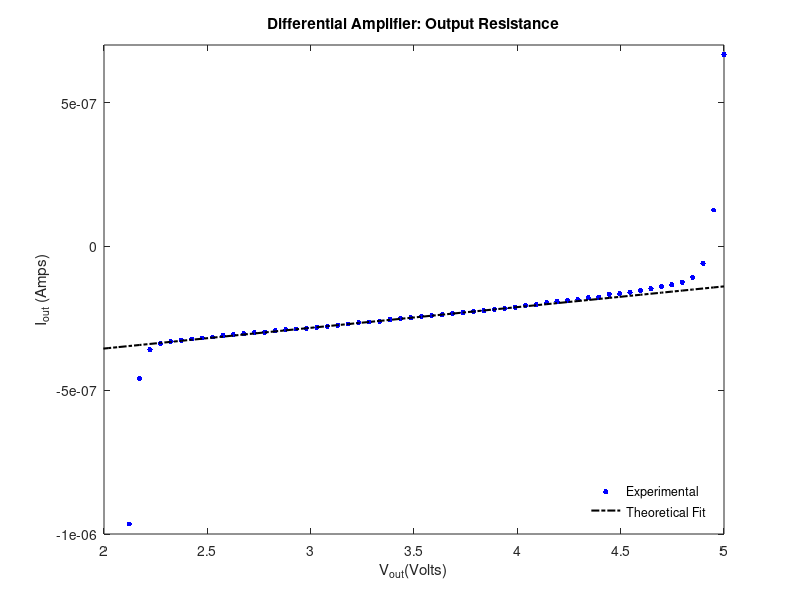
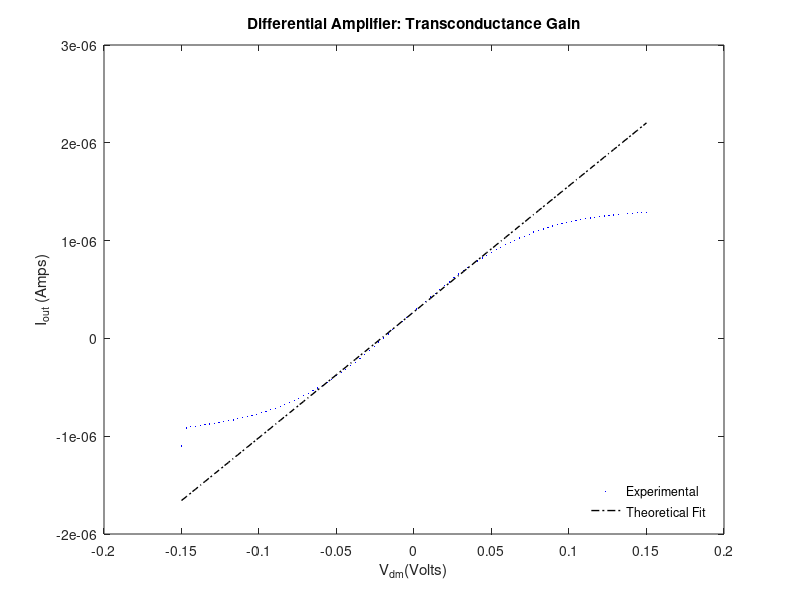

Here is the MATLAB script that generated these plots, in order:
load ('Wed_data.mat')

Vdm11 = Exp2_Vdm_1;
Vout11 = Exp2_Vout_1;

Iout22 = Exp2_Iout_2;
Vout22 = Exp2_Vout_2;

Vdm33 = Exp2_Vdm_3
Iout33 = Exp2_Iout_3;
%% Part 1
p1fit = polyfit(Vdm11(40:48),Vout11(40:48),1);
p1val = polyval(p1fit,Vdm11);

Adm = p1fit(1);

figure;
plot(Vdm11,Vout11,'b.')
hold on
plot(Vdm11,p1val,'k-','LineWidth',1)

ylim([1.9,5.1])
%Legend
legend('Experimental','Theoretical Fit');
legend('boxoff')
legend('Location','southeast')

%Labels
title('Differential Amplifier: Differential-Mode Gain');
xlabel("V_{dm}(Volts)");
ylabel("V_{out} (Volts)");
hold off
%% Part 2

p2fit = polyfit(Vout22(60:77),Iout22(60:77),1)
p2val = polyval(p2fit,Vout22);

Rout = 1/p2fit(1)

clf;
figure;
plot(Vout22,Iout22,'b.','MarkerSize',12)
hold on 
plot(Vout22,p2val,'k-.','LineWidth',1.5)
xlim([2,5])
ylim([-.000001,0.0000007]);


%Legend
legend('Experimental','Theoretical Fit');
legend('boxoff')
legend('Location','southeast')

%Labels
title('Differential Amplifier: Output Resistance');
xlabel("V_{out}(Volts)");
ylabel("I_{out} (Amps)");
hold off
%% Part 3 

p3fit = polyfit(Vdm33(27:65),-1.*Iout33(27:65),1);
p3val = polyval(p3fit,Vdm33);

Gm = p3fit(1);

figure;
plot(Vdm33,-1.*Iout33,'b.','MarkerSize',3)
hold on;
plot(Vdm33,p3val,'k-.','LineWidth',1)


%Legend
legend('Experimental','Theoretical Fit');
legend('boxoff')
legend('Location','southeast')

%Labels
title('Differential Amplifier: Transconductance Gain');
xlabel("V_{dm}(Volts)");
ylabel("I_{out} (Amps)");
hold off

%% Math

Theo = Rout * Gm
Adm
